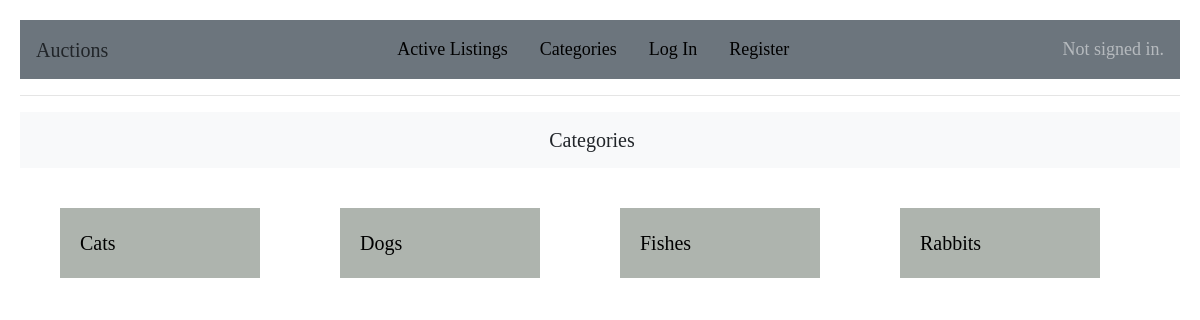
The page /categories on the database its author committed.
### auctions/models.py (models this page shows, shortened)
class Categories(models.Model):
    type = models.CharField(max_length=50)

### auctions/views.py (the view)
# urls.py: path("categories", views.categories, name="categories"),
def categories(request):
        categories = Categories.objects.all()
        return render(request, "auctions/categories.html",{
            "categories": categories
        })

### auctions/templates/auctions/categories.html
{% extends "auctions/layout.html" %}
{% block body %}
<nav class="navbar navbar-light bg-light justify-content-center">
  <a class="navbar-brand ">Categories</a>
</nav>
<div id="container">
  {% for category in categories %}
    <div><a href="{% url 'category' category.id %}">{{ category.type }}</a></div>
  {% endfor %}
</div>
{% endblock %}

### auctions/static/auctions/styles.css (style rules this page uses)
body { padding: 20px; }
a:link { text-decoration: none; color: black; }

### auctions/templates/auctions/layout.html (style rules this page uses)
a:link { text-decoration: none; color: black; }
body { font-family: 'Times New Roman', serif; font-size: large; }
#container { display: flex; flex-wrap: wrap; }
#container > div { background-color: rgb(174, 180, 174); margin: 40px; padding: 20px; font-size: 20px; width: 200px; }

### rows shown on the page
Categories: type "Cats"
Categories: type "Dogs"
Categories: type "Fishes"
Categories: type "Rabbits"
